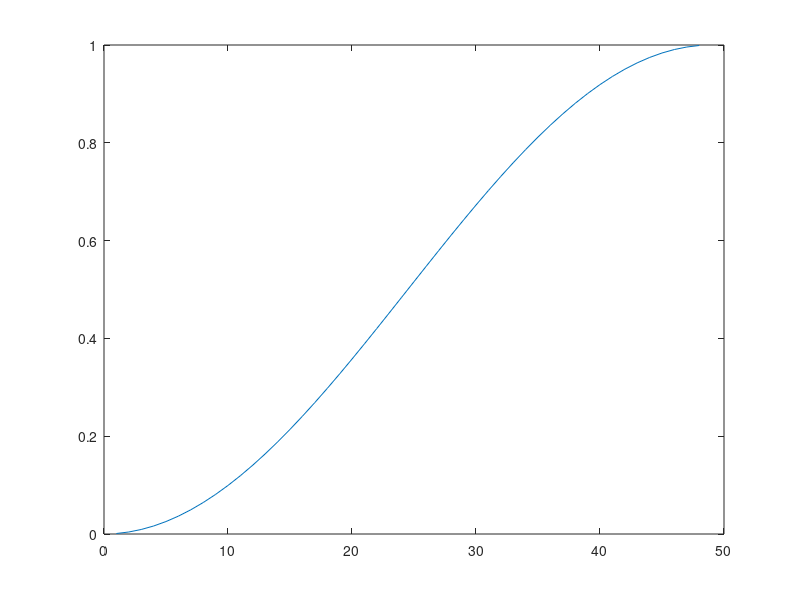

Reproduce this figure in MATLAB.
function comple_diag
% k=50; H=zeros(5,5); H(1,1)=3/2; H(k,k)=3/2; H(1,2)=-1/2; H(k-1,k)=-1/2;
% for i=2:k-1, H(i,i)=1; H(i,i-1)=-1/2; H(i,i+1)=-1/2;end
% [V,D]=eig(H);
% [D,IN]=sort(diag(D),'ascend');
% VV=V(:,IN);
% figure(111);for i=1:k plot(VV(:,i),'r.-');pause; end

%%%=========================================================
%%% Jocabian of Lloyd map
k=50;T=zeros(k,k); T(1,1)=1/4; T(k,k)=1/4; T(1,2)=1/4; T(k-1,k)=1/4;
for i=2:k-1, T(i,i)=1/2; T(i,i-1)=1/4; T(i,i+1)=1/4;end
T=T(2:k-1,2:k-1);
[V,D]=eig(T);
[D,IN]=sort(diag(D),'ascend');
% VV=V(:,IN);
% figure(111);for i=1:k plot(VV(:,i),'r.-');pause; end
figure(111);plot(D)
%%%=========================================================